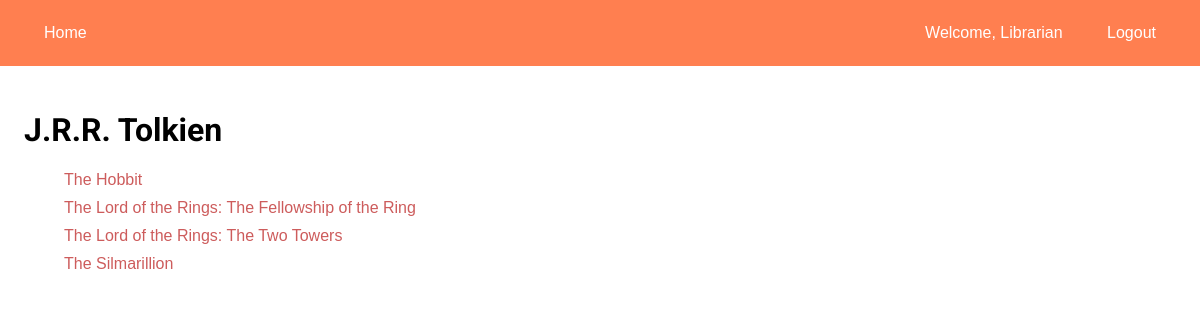
The app's page /authors/2 (signed in) with its own data.
### library/models.py (models this page shows, shortened)
class Author(models.Model):
    name = models.CharField(max_length=50)

class Book(models.Model):
    title = models.CharField(max_length=100)
    author = models.ForeignKey(Author, null=True, on_delete=models.SET_NULL)
    borrower = models.ForeignKey(User, null=True, on_delete=models.SET_NULL)

### library/views.py (the view)
# urls.py: path('authors/<int:author_id>', views.show_author, name='author-show'),
@login_required
def show_author(req, author_id):
    try:
        author = get_object_or_404(Author, pk=author_id)
        author_books = Book.objects.filter(author=author).order_by("title")
        data = { "author": author.name, "books": author_books }
        return render(req, 'authors/show.html', data)
    except Http404:
        data = { "no_author": True }
        return render(req, 'library/404.html', data)

### library/templates/authors/show.html
{% extends "library/base.html" %}
{% block content %}
    <h1>{{ author }}</h1>
    <ul id="books-container">
        {% for book in books %}
        <li>
            <a href="{% url 'book-show' book_id=book.id %}">
                {{ book.title }}
            </a>
        </li>
        {% endfor %}
    </ul>
{% endblock content %}

### library/templates/library/base.html (shortened to what this page needs)
{% load static %}
<!DOCTYPE html>
<html lang="en">
    <head>
        <link rel="stylesheet" href="{% static 'css/main.css' %}">
    </head>
    <body>
        <nav>
            <div class="linkset left">
                <a href="{% url 'library-index' %}">Home</a>
            </div>
            <div class="linkset right">
            {% if user.is_authenticated %}
                <span>Welcome, {{user}}</span>
                <a href="{% url 'logout' %}">Logout</a>
            {% else %}
                <a href="{% url 'signup' %}">Sign up</a>
                <a href="{% url 'login' %}">Login</a>
            {% endif %}
        </div>
        </nav>
        <main>
            {% block content %}
            {% endblock content %}
        </main>
    </body>
</html>

### library/static/css/main.css (style rules this page uses)
:root { --primary-font: 'Late', sans-serif; --header-font: 'Roboto', sans-serif; }
* { box-sizing: border-box; }
html, body { margin: 0; }
body { font-family: var(--primary-font); }
h1 { font-family: var(--header-font); }
nav { width: 100vw; padding: 1.5rem; display: flex; justify-content: space-between; background-color: coral; }
.linkset > * { margin: 0 20px; color: white; font-size: 0.8rem; }
.right { text-align: right; }
.left { text-align: left; }
a { cursor: pointer; text-decoration: none; }
main { padding: 1.5rem; }
ul li { list-style: none; margin: 10px 0; }
li a, p a { color: indianred; }
@media only screen and (min-width: 480px) { .linkset > * { font-size: 1rem; } }

### records on screen
Author: name "J.R.R. Tolkien"
Book: title "The Hobbit"
Book: title "The Lord of the Rings: The Fellowship of the Ring"
Book: title "The Lord of the Rings: The Two Towers"
Book: title "The Silmarillion"

### other values on screen
{{ user }} "Librarian"
